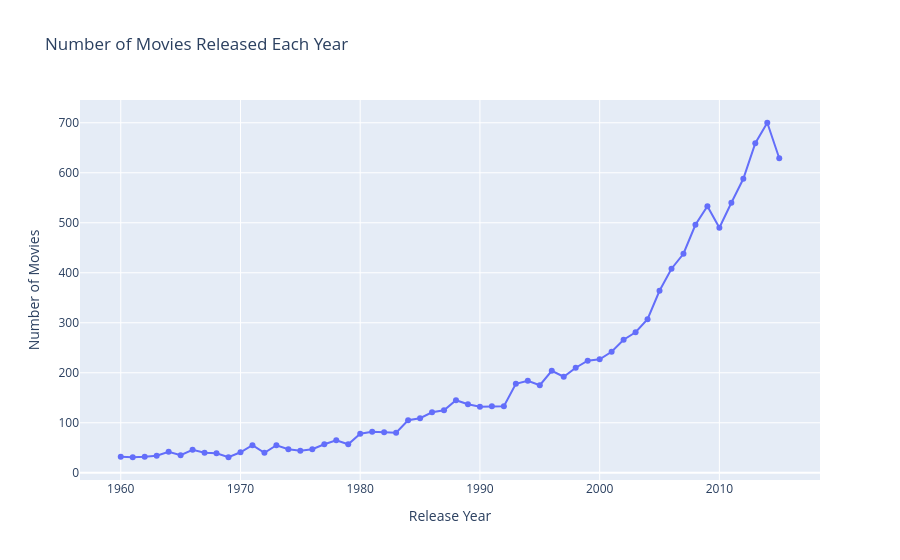

Notebook code for this chart:
### Code cell
# plotly

fig = px.line(yearly_counts, x='release_year', y='movie_count',
              title='Number of Movies Released Each Year',
              labels={'release_year': 'Release Year', 'movie_count': 'Number of Movies'},
              markers=True)

# fig.update_layout(
#     xaxis=dict(tickmode='linear'),
# #     template='simple_white'
# )

fig.show()

### Figure 1 — Plotly figure (JSON) as saved in the notebook; plotly's stock layout.template omitted (floating-point values rounded to 4 significant figures)
{"data": [{"hovertemplate": "Release Year=%{x}<br>Number of Movies=%{y}<extra></extra>", "legendgroup": "", "line": {"color": "#636efa", "dash": "solid"}, "marker": {"symbol": "circle"}, "mode": "lines+markers", "name": "", "orientation": "v", "showlegend": false, "type": "scatter", "x": [1960, 1961, 1962, 1963, 1964, 1965, 1966, 1967, 1968, 1969, 1970, 1971, 1972, 1973, 1974, 1975, 1976, 1977, 1978, 1979, 1980, 1981, 1982, 1983, 1984, 1985, 1986, 1987, 1988, 1989, 1990, 1991, 1992, 1993, 1994, 1995, 1996, 1997, 1998, 1999, 2000, 2001, 2002, 2003, 2004, 2005, 2006, 2007, 2008, 2009, 2010, 2011, 2012, 2013, 2014, 2015], "xaxis": "x", "y": [32, 31, 32, 34, 42, 35, 46, 40, 39, 31, 41, 55, 40, 55, 47, 44, 47, 57, 65, 57, 78, 82, 81, 80, 105, 109, 121, 125, 145, 137, 132, 133, 133, 178, 184, 175, 204, 192, 210, 224, 227, 242, 266, 281, 307, 364, 408, 438, 496, 533, 490, 540, 588, 659, 700, 629], "yaxis": "y"}], "layout": {"legend": {"tracegroupgap": 0}, "title": {"text": "Number of Movies Released Each Year"}, "xaxis": {"anchor": "y", "domain": [0, 1], "title": {"text": "Release Year"}}, "yaxis": {"anchor": "x", "domain": [0, 1], "title": {"text": "Number of Movies"}}}}
